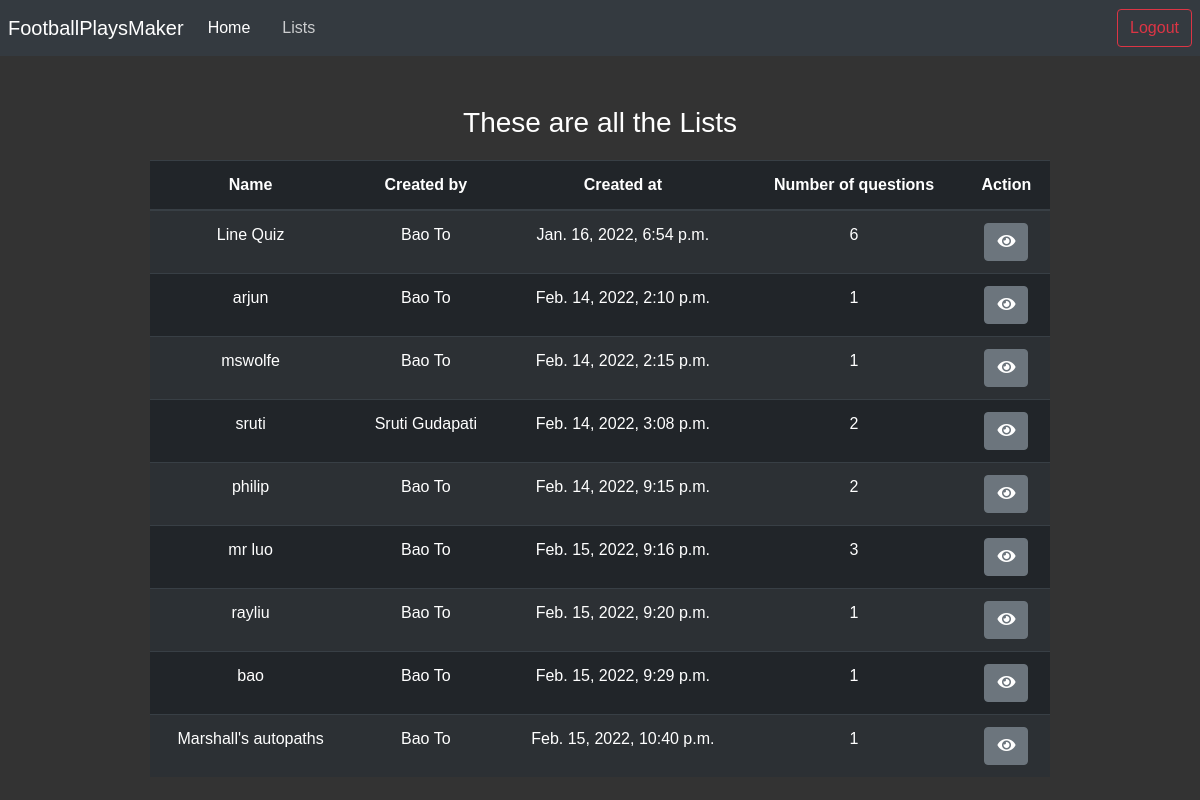
The page /lists (signed in) on the database as committed earlier.
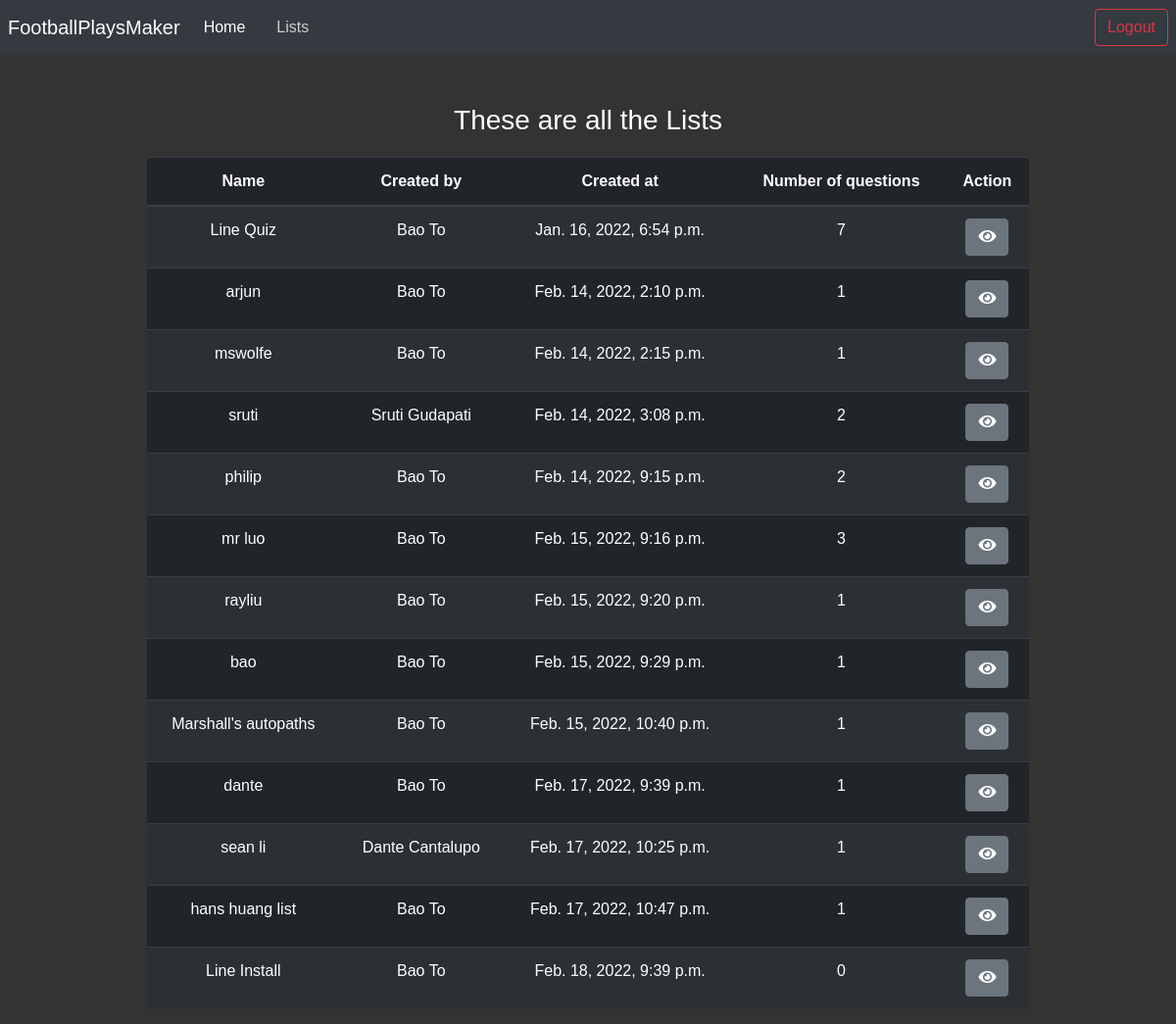
The same page on the database as committed later.
### main/models.py (models this page shows, shortened)
class List(models.Model):
    list_name = models.CharField(max_length=255)
    user = models.ForeignKey(User, related_name="lists", on_delete=models.CASCADE)
    created_at = models.DateTimeField(auto_now_add=True) #used for logging the time that the user signed up
    number_of_questions = models.IntegerField(default=0) #used to collect the number of questions that are collected by the user

class User(models.Model):
    first_name = models.CharField(max_length=255)
    last_name = models.CharField(max_length=255)
    email = models.CharField(max_length=255)
    password = models.CharField(max_length=255)
    def __str__(self): #this is like the getInstance() method in Frc, it gets the instance object
        return self.first_name + " " + self.last_name

### main/views.py (the view)
# urls.py: path('lists', lists, name='lists'),
def lists(request):
    if 'user' not in request.session:
        return redirect('/login')
    user = User.objects.get(id=request.session['user'])
    lists = List.objects.all()
    return render(request, 'lists.html', {'user': user,'lists':lists})

### templates/lists.html (shortened to what this page needs)
{% load static %}
<!DOCTYPE html>
<html lang="en">
  <head>
    <link
      rel="stylesheet"
      href="https://maxcdn.bootstrapcdn.com/bootstrap/4.0.0/css/bootstrap.min.css"
    />
    <link rel="stylesheet" href="{% static 'dist/css/adminlte.min.css' %}" />
    <link rel="stylesheet" href="https://cdnjs.cloudflare.com/ajax/libs/font-awesome/5.11.2/css/fontawesome.min.css">
    <link rel="stylesheet" href="https://cdnjs.cloudflare.com/ajax/libs/font-awesome/5.11.2/css/all.min.css">
  </head>
  <body style="background-color: #333;font-family: Helvetica;font-style: bold;">
    <nav class="navbar navbar-expand-lg navbar-dark bg-dark">
      <div class="collapse navbar-collapse" id="navbarTogglerDemo01">
        <a class="navbar-brand" href="/">FootballPlaysMaker</a>
        <ul class="navbar-nav mr-auto mt-2 mt-lg-0">
          <li class="nav-item active">
            <a class="nav-link" href="/"
              >Home </a
            >
          </li>
          <li class="nav-item">
            <a class="nav-link" href="/lists">Lists <span class="sr-only">(current)</span></a>
          </li>
        </ul>
        <a
          href="/logout"
          style="margin-left: 10px"
          class="btn btn-outline-danger my-2 my-sm-0"
          type="submit"
          >Logout</a
        >
      </div>
    </nav>
    <h3 style="color: white;text-align: center;margin-top: 50px;">These are all the Lists</h3>
    <div class="container d-flex justify-content-center" style="margin-top: 20px;">
    <table class="table table-striped table-dark " style="width: 80%;text-align: center;">
        <thead>
          <tr>
            <th scope="col">Name</th>
            <th scope="col">Created by</th>
            <th scope="col">Created at</th>
            <th scope="col">Number of questions</th>
            <th scope="col">Action</th>
          </tr>
        </thead>
        <tbody>
          {% for list in lists %}
          <tr>
            <td>{{list.list_name}}</td>
            <td>{{list.user}}</td>
            <td>{{list.created_at}}</td>
            <td>{{list.number_of_questions}}</td>
            <td><a href="/view/{{list.id}}" class="btn btn-secondary"><i class="fa fa-eye"></i></a></td>
          </tr>
          {% endfor %}
        </tbody>
      </table>
    </div>
  </body>
</html>

Rows that differ between the two databases and show on the page:
changed List "Line Quiz": number_of_questions "6" → "7"
added List: list_name "dante", user "Bao To", created_at "Feb. 17, 2022, 9:39 p.m.", number_of_questions "1"
added List: list_name "sean li", user "Dante Cantalupo", created_at "Feb. 17, 2022, 10:25 p.m.", number_of_questions "1"
added List: list_name "hans huang list", user "Bao To", created_at "Feb. 17, 2022, 10:47 p.m.", number_of_questions "1"
added List: list_name "Line Install", user "Bao To", created_at "Feb. 18, 2022, 9:39 p.m.", number_of_questions "0"
